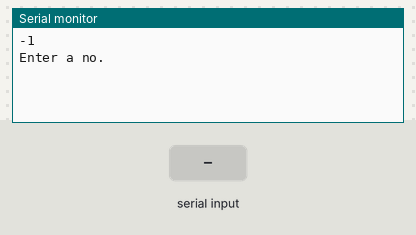
The sketch below on a simulated Arduino Uno, built with avr-gcc and run on an emulated ATmega328P. Parts: the last lines printed to the serial monitor. The inputs (shaded band) are chosen by the test bench.

Above: at 1.2 s.
1.3 s: "90,45\n" received over Serial
At 2.1 s:
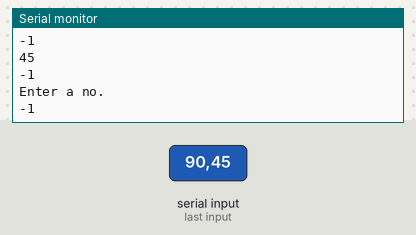
2.8 s: "30,150\n" received over Serial
At 5.1 s:
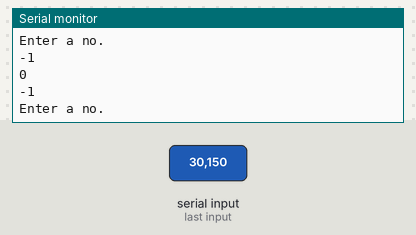
Timing chart, 0 to 6.6 s (numbered marks = the images above; inputs shaded):
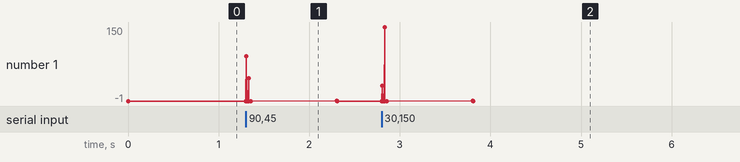

The sketch:

HC05_MASTER.ino
```cpp
//Connect to Arduino Uno

#include<SoftwareSerial.h>
SoftwareSerial master(2,3);
int n;
int sqr;
void setup()
{
  Serial.begin(9600);
  master.begin(38400);
}
void loop()
{
  Serial.println(master.read());
  Serial.println("Enter a no.");
  while(Serial.available()==0)
  {
  }Serial.println(master.read());
  n=Serial.parseInt();
  Serial.println(n);
  master.write(n);


  if(master.available()>0)
  {
  Serial.print("sqr is = ");

  }
}
```

Measured:
- after the input at 1.3 s, the serial monitor: prints a new line at once (image 1)
- after the input at 2.8 s, the serial monitor: prints a new line at once (image 2)
